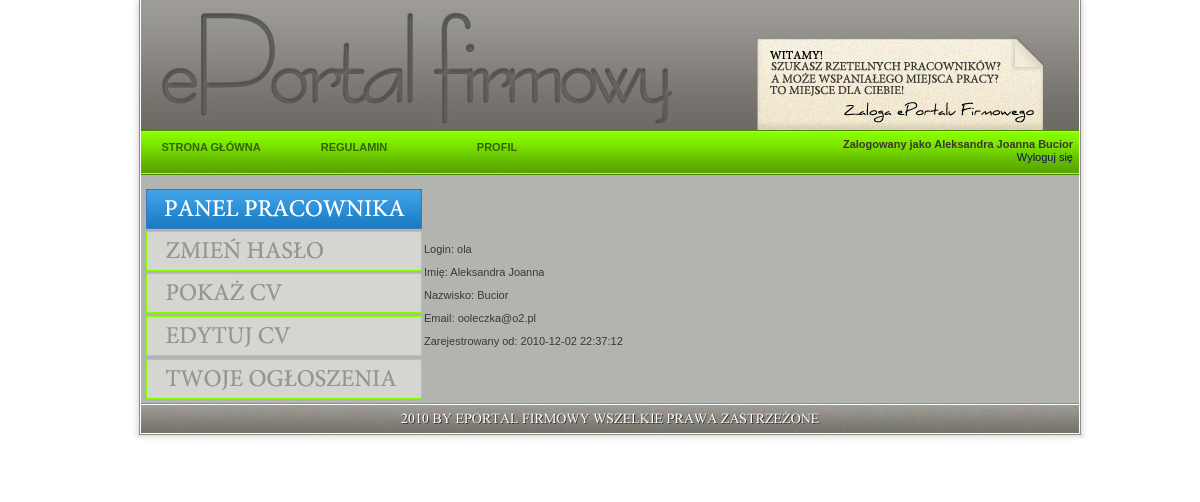
Screenshot of /profil.php (signed in) with the database file from the repository.
### tables this page shows
CREATE TABLE IF NOT EXISTS `dane` (
  `id` int(11) NOT NULL AUTO_INCREMENT,
  `login` varchar(10) NOT NULL,
  `haslo` varchar(40) NOT NULL,
  `typ` char(1) NOT NULL,
  `aktywacja` int(11) NOT NULL DEFAULT '0',
  `klucz` varchar(5) NOT NULL,
  PRIMARY KEY (`id`)
);

CREATE TABLE IF NOT EXISTS `pracownik` (
  `id` int(11) NOT NULL,
  `imie` varchar(30) NOT NULL,
  `nazwisko` varchar(30) NOT NULL,
  `email` varchar(30) NOT NULL,
  `dolaczyl` timestamp NOT NULL DEFAULT CURRENT_TIMESTAMP,
  `data_ur` date DEFAULT NULL,
  `miejsce_ur` varchar(20) DEFAULT NULL,
  `tel` varchar(10) DEFAULT NULL,
  `adres` varchar(50) DEFAULT NULL,
  `stan_cywilny` varchar(10) DEFAULT NULL,
  `zdjecie` varchar(100) DEFAULT NULL,
  PRIMARY KEY (`id`)
);

### profil.php (the view, shortened to what this page needs)
<?php
require_once('header.php');
?>
<td class="content" style="padding-right: 44px; padding-left: 44px">
    <?php
    if (isset($_SESSION['id_obecne'])) {
    ?>
        <br/>
        <div>
        <?php
        $dbc = mysqli_connect(DB_HOST, DB_USER, DB_PASSWORD, DB_NAME) or die('błąd bazy');
        $id_obecne = $_SESSION['id_obecne'];
        if ($_SESSION['typ'] == 'p') {
            $query = "SELECT * FROM dane, pracownik WHERE dane.id = '$id_obecne' AND dane.id = pracownik.id";
        } else {
            $query = "SELECT * FROM dane, firma WHERE dane.id = '$id_obecne' AND dane.id = firma.id";
        }
        $result = mysqli_query($dbc, $query);
        $row = mysqli_fetch_array($result);
        $login = $row['login'];
        if ($_SESSION['typ'] == 'p') {
            $imie = $row['imie'];
            $nazwisko = $row['nazwisko'];
        } else {
            $nazwa = $row['nazwa'];
        }
        $email = $row['email'];
        $dolaczyl = $row['dolaczyl'];
        ?>
        <div class="profil2" ><table ><tr><td>
<?php if ($_SESSION['typ'] == 'p') { ?>
                        <img src="img/panel1.jpg" alt="panel"><br />
                        <a id="zmien_haslo_wypisz"> <img src="img/haslo.jpg" alt="zmien hasło"> </a><br />
                        <a href="cv.php?id=<?php echo $_SESSION['id_obecne']; ?>"> <img src="img/show2.jpg" alt="pokaż cv" > </a> <br />
                        <a href="edytuj_cv.php"> <img src="img/edit2.jpg" alt="edytuj cv"> </a> <br />
                        <a id="ogloszenia"> <img src="img/ur_oglo.jpg" alt="twoje ogłoszenia"> </a>
<?php } ?>				</td><td>
                        <p>Login: <?php echo $login; ?></p>
<?php if ($_SESSION['typ'] == 'p') { ?>
                        <p>Imię: <?php echo $imie; ?></p>
                        <p>Nazwisko: <?php echo $nazwisko; ?></p>
<?php
                    } else {
?>
                        <p>Nazwa firmy: <?php echo $nazwa; ?></p>
<?php }
?>
                        <p>Email: <?php echo $email; ?></p>
                        <p>Zarejestrowany od: <?php echo $dolaczyl; ?></p>
                        </td></tr></table>
        </div>
        </div>
<?php
                        } else {
?>
                            <br/><br/><center>
                            	Zaloguj się lub <a href='index.php'>zarejestruj</a>, aby mieć dostęp do tej strony.
                                <br/><br/></center>
    <?php
                        }
    ?>
                    </td>

### styles.css (style rules this page uses)
body, textarea { font-family: georgia, sans-serif; color:#3e382c; font-size: 11px; background-color: #ffffff; }
#tabela td, #tabela tr { margin: 0x; padding: 0px; }
.profil2 table { border:0px; }
img { text-align:right; border:0px; }
a:link, a:visited, a:active { text-decoration:none; line-height: 14px; color:#3978bf; font-family: georgia, sans-serif; font-size: 11px; }
img { border: 0px; }
.content { width: 1020px; text-align: justify; padding-top:25px; padding-bottom: 400px; background:#ffffff url('img/02.jpg'); }
.ending { height: 71px; width: 1020px; text-align: left; padding-left: 0px; padding-bottom: 0px; background: #ffffff url('img/stopka.jpg'); }

### rows the page displays
dane: login "ola", pracownik.imie "Aleksandra Joanna", pracownik.nazwisko "Bucior", pracownik.email "ooleczka@o2.pl", pracownik.dolaczyl "2010-12-02 22:37:12"

### other values shown
$_SESSION['do_wyswietlenia'] "Aleksandra Joanna Bucior"
